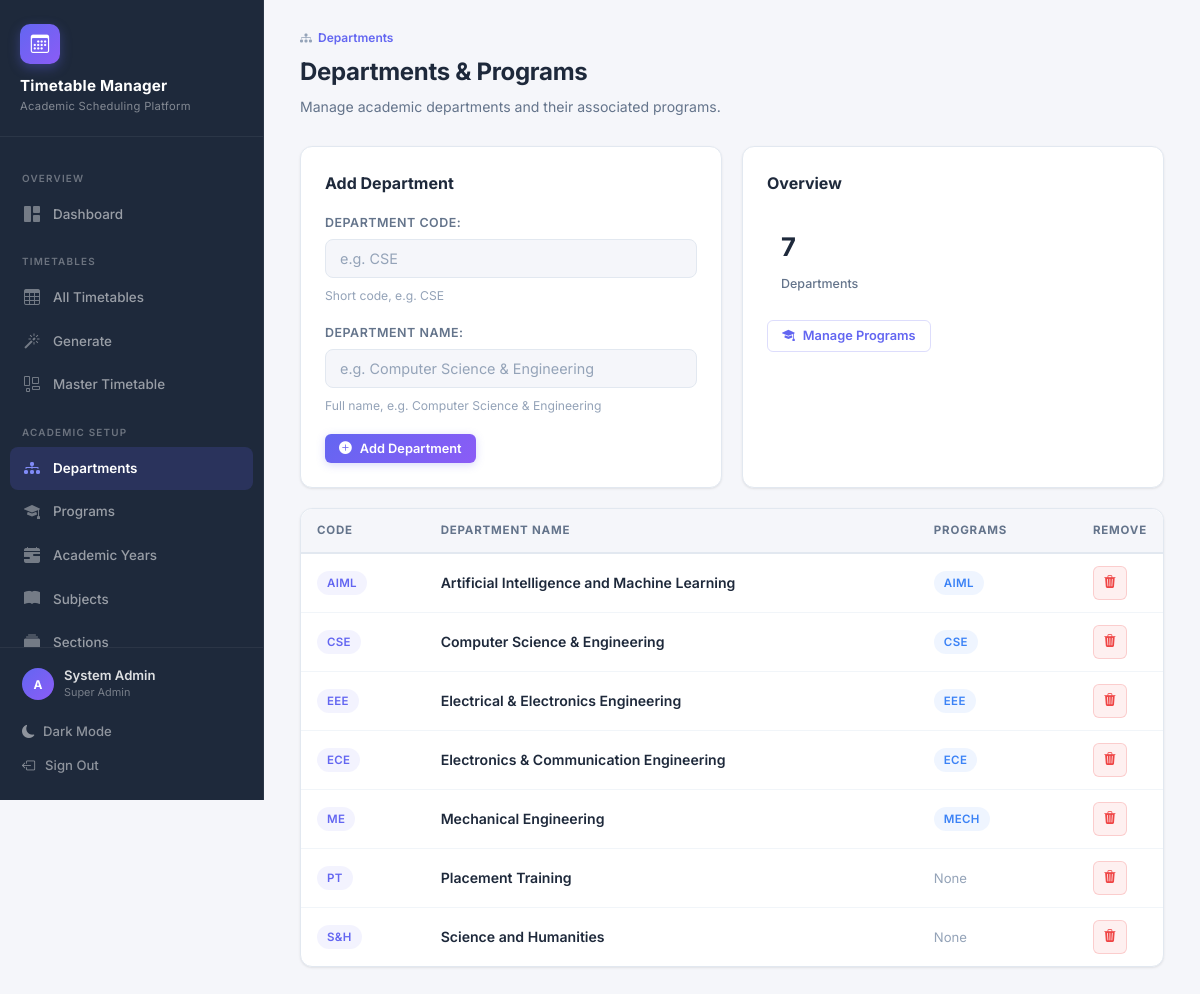
The app's page /departments/ (signed in) with its own data.
### TTS/SchedulerApp/models.py (models this page shows, shortened)
class Department(models.Model):
    name = models.CharField(
        max_length=100, verbose_name='Department Name',
        help_text='Full name, e.g. Computer Science & Engineering'
    )
    code = models.CharField(
        max_length=10, unique=True, verbose_name='Department Code',
        help_text='Short code, e.g. CSE'
    )
    class Meta:
        ordering = ['name']
        verbose_name = 'Department'
        verbose_name_plural = 'Departments'

class Program(models.Model):
    department = models.ForeignKey(
        Department, on_delete=models.CASCADE, related_name='programs',
        verbose_name='Department'
    )
    name = models.CharField(
        max_length=100, verbose_name='Program Name',
        help_text='e.g. Artificial Intelligence & Machine Learning'
    )
    code = models.CharField(
        max_length=10, unique=True, verbose_name='Program Code',
        help_text='e.g. AIML'
    )
    duration_years = models.PositiveIntegerField(
        default=4, verbose_name='Duration (Years)',
        validators=[MinValueValidator(1), MaxValueValidator(6)]
    )
    class Meta:
        ordering = ['department', 'name']
        verbose_name = 'Program'
        verbose_name_plural = 'Programs'

### TTS/SchedulerApp/views.py (the view)
# urls.py: path('departments/', views.department_list, name='department_list'),
@login_required
@admin_required
def department_list(request):
    form = DepartmentForm(request.POST or None)
    if request.method == 'POST' and form.is_valid():
        form.save()
        messages.success(request, 'Department added successfully.')
        return redirect('department_list')
    departments = Department.objects.prefetch_related('programs').all()
    return render(request, 'department_list.html', {
        'form': form,
        'departments': departments,
    })

### TTS/SchedulerApp/forms.py
class DepartmentForm(forms.ModelForm):
    class Meta:
        model = Department
        fields = ['code', 'name']
        labels = {
            'code': 'Department Code',
            'name': 'Department Name',
        }
        widgets = {
            'code': forms.TextInput(attrs={**_input_attrs, 'placeholder': 'e.g. CSE'}),
            'name': forms.TextInput(attrs={**_input_attrs, 'placeholder': 'e.g. Computer Science & Engineering'}),
        }

### TTS/SchedulerApp/models.py (called while the page is built)
    @property
    def is_super_admin(self):
        return self.role == 'SUPER_ADMIN'

    @property
    def can_manage_timetable(self):
        return self.role in ('SUPER_ADMIN', 'TIMETABLE_ADMIN', 'HOD')

### TTS/SchedulerApp/templatetags/index.py (called while the page is built)
    def render(self, context):
        path = context['request'].path
        for p in self.patterns:
            try:
                pValue = template.Variable(p).resolve(context)
                if path == pValue:
                    return 'active'
            except template.VariableDoesNotExist:
                pass
        return ''

### TTS/templates/department_list.html (shortened to what this page needs)
{% extends 'base.html' %}
{% block content %}
<div class="page-header">
  <div class="page-breadcrumb"><i class="bi bi-diagram-3-fill"></i> <span>Departments</span></div>
  <h2>Departments & Programs</h2>
  <p>Manage academic departments and their associated programs.</p>
</div>
<div class="grid-2">
  <div class="card">
    <div class="card-header">
      <div class="card-title">Add Department</div>
    </div>
    <form method="post">
      <div class="django-form">{{ form.as_p }}</div>
      <button type="submit" class="btn btn-primary btn-sm">
        <i class="bi bi-plus-circle-fill"></i> Add Department
      </button>
    </form>
  </div>
  <div class="card">
    <div class="card-header">
      <div class="card-title">Overview</div>
    </div>
    <div style="display:flex; gap:16px;">
      <div class="stat-card" style="flex:1; box-shadow:none; border:none; padding:14px;">
        <div class="stat-value">{{ departments|length }}</div>
        <div class="stat-label">Departments</div>
      </div>
    </div>
    <a href="{% url 'program_list' %}" class="btn btn-outline btn-sm" style="margin-top:12px;">
      <i class="bi bi-mortarboard-fill"></i> Manage Programs
    </a>
  </div>
</div>
<div class="card" style="padding:0; overflow:hidden; margin-top:20px;">
  <div class="table-wrap">
    <table class="data-table">
      <thead>
        <tr>
          <th>Code</th>
          <th>Department Name</th>
          <th>Programs</th>
          <th class="td-actions">Remove</th>
        </tr>
      </thead>
      <tbody>
        {% for dept in departments %}
        <tr>
          <td><span class="badge badge-primary">{{ dept.code }}</span></td>
          <td style="font-weight:600;">{{ dept.name }}</td>
          <td>
            {% for prog in dept.programs.all %}
            <span class="badge badge-info">{{ prog.code }}</span>
            {% empty %}<span style="color:var(--text-muted); font-size:0.82rem;">None</span>
            {% endfor %}
          </td>
          <td class="td-actions">
            <form action="{% url 'department_delete' dept.pk %}" method="post">
              <button type="submit" class="btn btn-icon btn-danger btn-sm" title="Delete"
                onclick="return confirm('Delete {{ dept.name }}?')">
                <i class="bi bi-trash3-fill"></i>
              </button>
            </form>
          </td>
        </tr>
        {% empty %}
        <tr><td colspan="4"><div class="empty-state"><i class="bi bi-diagram-3"></i><h3>No Departments</h3><p>Add your first department above.</p></div></td></tr>
        {% endfor %}
      </tbody>
    </table>
  </div>
</div>
{% endblock %}

### TTS/templates/base.html (shortened to what this page needs)
{% load static %}
{% load index %}
{% url 'dashboard' as dashboard_url %}
{% url 'department_list' as dept_url %}
{% url 'program_list' as prog_url %}
{% url 'academic_year_list' as ay_url %}
{% url 'room_list' as room_url %}
{% url 'timeslot_list' as slot_url %}
{% url 'faculty_list' as fac_url %}
{% url 'subject_list' as subj_url %}
{% url 'section_list' as sec_url %}
{% url 'offering_list' as offer_url %}
{% url 'timetable_list' as tt_url %}
{% url 'timetable_generate' as gen_url %}
{% url 'master_timetable' as master_url %}
{% url 'user_list' as user_url %}
<!DOCTYPE html>
<html lang="en" data-theme="light">
<head>
  <link rel="stylesheet" href="https://cdn.jsdelivr.net/npm/bootstrap-icons@1.11.3/font/bootstrap-icons.min.css">
  <link rel="stylesheet" type="text/css" href="{% static 'CSS/style.css' %}">
</head>
<body>
  <aside class="sidebar" id="sidebar">
    <div class="sidebar-brand">
      <div class="brand-icon">
        <i class="bi bi-calendar3"></i>
      </div>
      <h1>Timetable Manager</h1>
      <span>Academic Scheduling Platform</span>
    </div>
    <nav class="sidebar-nav">
      <div class="nav-section-label">Overview</div>
      <a href="{{ dashboard_url }}" class="{% active request dashboard_url %}">
        <i class="bi bi-grid-1x2-fill"></i>
        Dashboard
      </a>
      {% if user.is_authenticated %}
      <div class="nav-section-label">Timetables</div>
      <a href="{{ tt_url }}" class="{% active request tt_url %}">
        <i class="bi bi-table"></i>
        All Timetables
      </a>
      {% if can_manage %}
      <a href="{{ gen_url }}" class="{% active request gen_url %}">
        <i class="bi bi-magic"></i>
        Generate
      </a>
      <a href="{{ master_url }}" class="{% active request master_url %}">
        <i class="bi bi-layout-wtf"></i>
        Master Timetable
      </a>
      {% endif %}
      <div class="nav-section-label">Academic Setup</div>
      {% if is_admin %}
      <a href="{{ dept_url }}" class="{% active request dept_url %}">
        <i class="bi bi-diagram-3-fill"></i>
        Departments
      </a>
      <a href="{{ prog_url }}" class="{% active request prog_url %}">
        <i class="bi bi-mortarboard-fill"></i>
        Programs
      </a>
      <a href="{{ ay_url }}" class="{% active request ay_url %}">
        <i class="bi bi-calendar-range-fill"></i>
        Academic Years
      </a>
      {% endif %}
      {% if can_manage %}
      <a href="{{ subj_url }}" class="{% active request subj_url %}">
        <i class="bi bi-book-fill"></i>
        Subjects
      </a>
      <a href="{{ sec_url }}" class="{% active request sec_url %}">
        <i class="bi bi-collection-fill"></i>
        Sections
      </a>
      {% endif %}
      {% endif %}
    </nav>
    <div class="sidebar-footer">
      {% if user.is_authenticated %}
      <div class="user-info">
        <div class="user-avatar">{{ user.username|make_list|first|upper }}</div>
        <div>
          <div class="user-name">{{ user.get_full_name|default:user.username }}</div>
          <div class="user-role">{{ user_role_display }}</div>
        </div>
      </div>
      <button class="theme-toggle" id="themeToggle">
        <i class="bi bi-moon-fill"></i>
        <span>Dark Mode</span>
      </button>
      <a href="{% url 'logout' %}">
        <i class="bi bi-box-arrow-left"></i>
        Sign Out
      </a>
      {% endif %}
    </div>
  </aside>
  <main class="main-content">
    {% block content %}
    {% endblock %}
  </main>
</body>
</html>

### records on screen
Department: code "AIML", name "Artificial Intelligence and Machine Learning"
Program: code "AIML"
Department: code "CSE", name "Computer Science & Engineering"
Program: code "CSE"
Department: code "EEE", name "Electrical & Electronics Engineering"
Program: code "EEE"
Department: code "ECE", name "Electronics & Communication Engineering"
Program: code "ECE"
Department: code "ME", name "Mechanical Engineering"
Program: code "MECH"
Department: code "PT", name "Placement Training"
Department: code "S&H", name "Science and Humanities"

### other values on screen
{{ user.username|make_list|first|upper }} "A"
{{ user.get_full_name|default:user.username }} "System Admin"
{{ user_role_display }} "Super Admin"
{{ departments|length }} "7"
